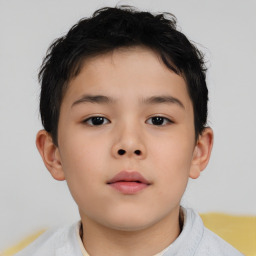
#> input picture bilal.jpg, 256 x 256 px
$ python erosi.py
#> lines starting #> are read from the running program, lines starting #| are printed output that depends on the picture
import cv2 as cv2
import numpy as np

img = cv2.imread("bilal.jpg")
#> img is the input picture: shape (256, 256, 3); mean B, G, R 142.5, 154, 172.3
cv2.imshow("Original Image", img)
kernel = np.ones((5,5),np.uint8)
erosion = cv2.erode(img,kernel,iterations = 1)
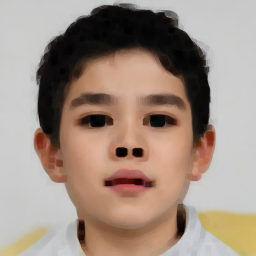
#> erosion: shape (256, 256, 3); mean B, G, R 130.3, 142.3, 160.2
cv2.imshow("Erosion", erosion)
